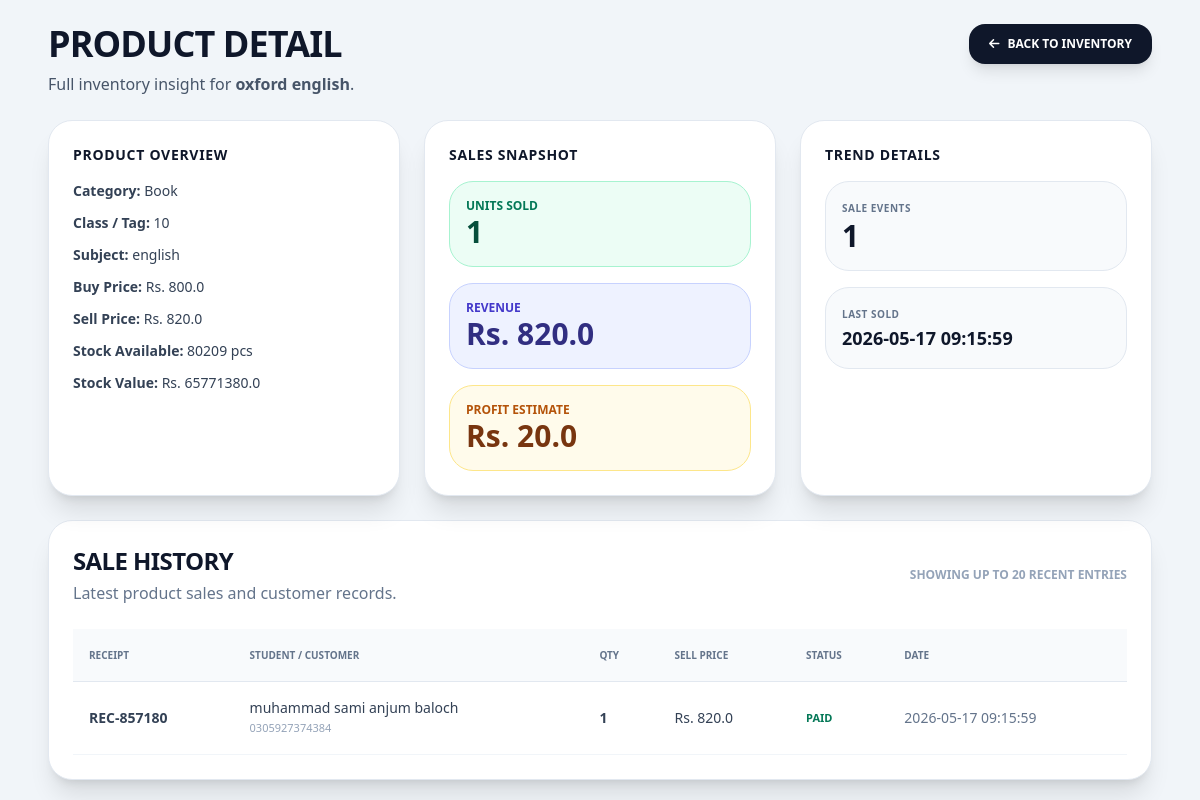
/product/2 (signed in), run on the app's committed database.
### tables this page shows
CREATE TABLE products (
        id INTEGER PRIMARY KEY AUTOINCREMENT,
        sku TEXT UNIQUE NOT NULL,
        barcode TEXT UNIQUE,
        name TEXT NOT NULL,
        category TEXT NOT NULL, -- Stationary, Books, Notebooks
        student_class TEXT,
        subject TEXT,
        purchase_price REAL NOT NULL,
        selling_price REAL NOT NULL,
        stock INTEGER NOT NULL DEFAULT 0,
        tag TEXT,
        variation TEXT
    );

CREATE TABLE sales (
        id INTEGER PRIMARY KEY AUTOINCREMENT,
        receipt_number TEXT NOT NULL UNIQUE,
        student_name TEXT NOT NULL,
        father_name TEXT NOT NULL,
        cnic TEXT,
        student_class TEXT NOT NULL,
        phone_no TEXT NOT NULL,
        address TEXT,
        sale_type TEXT NOT NULL,
        total_amount REAL NOT NULL,
        cash_paid REAL DEFAULT 0.0,
        profit REAL DEFAULT 0.0,
        payment_status TEXT DEFAULT 'Paid',
        timestamp DATETIME DEFAULT CURRENT_TIMESTAMP
    );

CREATE TABLE sale_items (
        id INTEGER PRIMARY KEY AUTOINCREMENT,
        sale_id INTEGER,
        product_id INTEGER,
        sku TEXT NOT NULL,
        qty INTEGER NOT NULL,
        price REAL NOT NULL,
        FOREIGN KEY(sale_id) REFERENCES sales(id),
        FOREIGN KEY(product_id) REFERENCES products(id)
    );

### main.py (the view)
@app.get("/product/{product_id}")
async def product_detail(request: Request, product_id: int):
    if not is_logged_in(request): raise HTTPException(status_code=401)
    conn = get_db()
    product = conn.execute("SELECT * FROM products WHERE id = ?", (product_id,)).fetchone()
    if not product:
        conn.close()
        raise HTTPException(status_code=404, detail="Product entity not found")
    try:
        analytics = conn.execute("""
            SELECT SUM(qty) as total_units, SUM(qty * price) as total_revenue,
                   COUNT(DISTINCT sale_id) as sale_count
            FROM sale_items WHERE product_id = ?
        """, (product_id,)).fetchone()
        last_sold_row = conn.execute("""
            SELECT s.timestamp FROM sale_items si
            JOIN sales s ON si.sale_id = s.id
            WHERE si.product_id = ? ORDER BY s.timestamp DESC LIMIT 1
        """, (product_id,)).fetchone()
        last_sold = last_sold_row['timestamp'] if last_sold_row else None
        sales = conn.execute("""
            SELECT si.qty, si.price, s.receipt_number, s.payment_status, s.timestamp, s.student_name, s.phone_no
            FROM sale_items si
            JOIN sales s ON si.sale_id = s.id
            WHERE si.product_id = ?
            ORDER BY s.timestamp DESC LIMIT 20
        """, (product_id,)).fetchall()
    except Exception as e:
        analytics = {"total_units": 0, "total_revenue": 0, "sale_count": 0}
        last_sold = None
        sales = []
    conn.close()
    total_units = analytics['total_units'] if analytics and analytics.get('total_units') else 0
    total_revenue = analytics['total_revenue'] if analytics and analytics.get('total_revenue') else 0
    sale_count = analytics['sale_count'] if analytics and analytics.get('sale_count') else 0
    return templates.TemplateResponse(request, "product_detail.html", {
        "product": product, "sales": sales,
        "analytics": {
            "total_units": total_units,
            "total_revenue": total_revenue,
            "sale_count": sale_count,
            "last_sold": last_sold,
            "profit": total_revenue - (total_units * product['purchase_price'])
        }
    })

### templates/product_detail.html (shortened to what this page needs)
<!DOCTYPE html>
<html lang="en">
<head>
    <script src="https://cdn.tailwindcss.com"></script>
    <link rel="stylesheet" href="https://cdnjs.cloudflare.com/ajax/libs/font-awesome/6.0.0/css/all.min.css">
</head>
<body class="bg-slate-100 min-h-screen font-sans text-slate-900">
    <div class="max-w-6xl mx-auto p-6">
        <div class="flex flex-col md:flex-row justify-between items-start gap-4 mb-6">
            <div>
                <h1 class="text-4xl font-black uppercase tracking-tight">Product Detail</h1>
                <p class="text-slate-600 mt-2">Full inventory insight for <strong>{{ product.name }}</strong>.</p>
            </div>
            <div class="space-x-2">
                <a href="/inventory" class="inline-flex items-center gap-2 bg-slate-900 text-white px-5 py-3 rounded-2xl font-black uppercase text-xs shadow-lg hover:bg-slate-800 transition"><i class="fas fa-arrow-left"></i> Back to Inventory</a>
            </div>
        </div>
        <div class="grid grid-cols-1 lg:grid-cols-3 gap-6 mb-6">
            <div class="bg-white rounded-3xl shadow-xl p-6 border border-slate-200">
                <h2 class="font-black text-slate-900 uppercase text-sm tracking-wider mb-4">Product Overview</h2>
                <div class="space-y-3 text-sm text-slate-700">
                    <div><span class="font-black">Category:</span> {{ product.category }}</div>
                    <div><span class="font-black">Class / Tag:</span> {{ product.student_class or product.tag or 'N/A' }}</div>
                    <div><span class="font-black">Subject:</span> {{ product.subject or product.variation or 'N/A' }}</div>
                    <div><span class="font-black">Buy Price:</span> Rs. {{ product.purchase_price }}</div>
                    <div><span class="font-black">Sell Price:</span> Rs. {{ product.selling_price }}</div>
                    <div><span class="font-black">Stock Available:</span> {{ product.stock }} pcs</div>
                    <div><span class="font-black">Stock Value:</span> Rs. {{ (product.stock * product.selling_price) | round(2) }}</div>
                </div>
            </div>
            <div class="bg-white rounded-3xl shadow-xl p-6 border border-slate-200">
                <h2 class="font-black text-slate-900 uppercase text-sm tracking-wider mb-4">Sales Snapshot</h2>
                <div class="grid gap-4 text-slate-700">
                    <div class="bg-emerald-50 p-4 rounded-3xl border border-emerald-200">
                        <div class="text-xs uppercase font-black text-emerald-700">Units Sold</div>
                        <div class="text-3xl font-black text-emerald-900">{{ analytics.total_units }}</div>
                    </div>
                    <div class="bg-indigo-50 p-4 rounded-3xl border border-indigo-200">
                        <div class="text-xs uppercase font-black text-indigo-700">Revenue</div>
                        <div class="text-3xl font-black text-indigo-900">Rs. {{ analytics.total_revenue | round(2) }}</div>
                    </div>
                    <div class="bg-amber-50 p-4 rounded-3xl border border-amber-200">
                        <div class="text-xs uppercase font-black text-amber-700">Profit Estimate</div>
                        <div class="text-3xl font-black text-amber-900">Rs. {{ analytics.profit | round(2) }}</div>
                    </div>
                </div>
            </div>
            <div class="bg-white rounded-3xl shadow-xl p-6 border border-slate-200">
                <h2 class="font-black text-slate-900 uppercase text-sm tracking-wider mb-4">Trend Details</h2>
                <div class="space-y-4 text-slate-700 text-sm">
                    <div class="bg-slate-50 p-4 rounded-3xl border border-slate-200">
                        <div class="font-black uppercase text-[10px] tracking-wider text-slate-500">Sale Events</div>
                        <div class="text-3xl font-black text-slate-900">{{ analytics.sale_count }}</div>
                    </div>
                    <div class="bg-slate-50 p-4 rounded-3xl border border-slate-200">
                        <div class="font-black uppercase text-[10px] tracking-wider text-slate-500">Last Sold</div>
                        <div class="text-lg font-black text-slate-900">{{ analytics.last_sold or 'No sales yet' }}</div>
                    </div>
                </div>
            </div>
        </div>
        <div class="bg-white rounded-3xl shadow-xl p-6 border border-slate-200">
            <div class="flex flex-col md:flex-row justify-between items-start md:items-center gap-4 mb-6">
                <div>
                    <h2 class="font-black text-2xl uppercase tracking-tight">Sale History</h2>
                    <p class="text-slate-500 mt-1">Latest product sales and customer records.</p>
                </div>
                <div class="text-xs uppercase font-black text-slate-400">Showing up to 20 recent entries</div>
            </div>
            {% if sales %}
            <div class="overflow-x-auto">
                <table class="min-w-full text-left text-sm text-slate-700">
                    <thead class="bg-slate-50 text-slate-500 uppercase text-[10px] font-black">
                        <tr>
                            <th class="p-4">Receipt</th>
                            <th class="p-4">Student / Customer</th>
                            <th class="p-4">Qty</th>
                            <th class="p-4">Sell Price</th>
                            <th class="p-4">Status</th>
                            <th class="p-4">Date</th>
                        </tr>
                    </thead>
                    <tbody class="border-t border-slate-200">
                        {% for sale in sales %}
                        <tr class="border-b border-slate-100 hover:bg-slate-50">
                            <td class="p-4 font-bold">{{ sale.receipt_number }}</td>
                            <td class="p-4">
                                <div>{{ sale.student_name or 'Walk-in' }}</div>
                                <div class="text-[11px] text-slate-400">{{ sale.phone_no or 'N/A' }}</div>
                            </td>
                            <td class="p-4 font-black">{{ sale.qty }}</td>
                            <td class="p-4">Rs. {{ sale.price }}</td>
                            <td class="p-4 uppercase text-[11px] font-black {{ 'text-emerald-700' if sale.payment_status == 'Paid' else 'text-amber-700' }}">{{ sale.payment_status }}</td>
                            <td class="p-4 text-slate-500">{{ sale.timestamp }}</td>
                        </tr>
                        {% endfor %}
                    </tbody>
                </table>
            </div>
            {% else %}
            <div class="py-12 text-center text-slate-500 font-black uppercase">Koi sale history nahi mili is product ke liye.</div>
            {% endif %}
        </div>
    </div>
</body>
</html>

### data on the page
products: name "oxford english", category "Book", student_class "10", subject "english", purchase_price "800.0", selling_price "820.0", stock "80209", (product.stock*product.selling_price)|round(2) "65771380.0"
sales: timestamp "2026-05-17 09:15:59"
sale_items: receipt_number "REC-857180", student_name "muhammad sami anjum baloch", phone_no "0305927374384", qty "1", price "820.0", payment_status "PAID", timestamp "2026-05-17 09:15:59"

### other printed values
{{ analytics.total_units }} "1"
{{ analytics.total_revenue | round(2) }} "820.0"
{{ analytics.profit | round(2) }} "20.0"
{{ analytics.sale_count }} "1"
